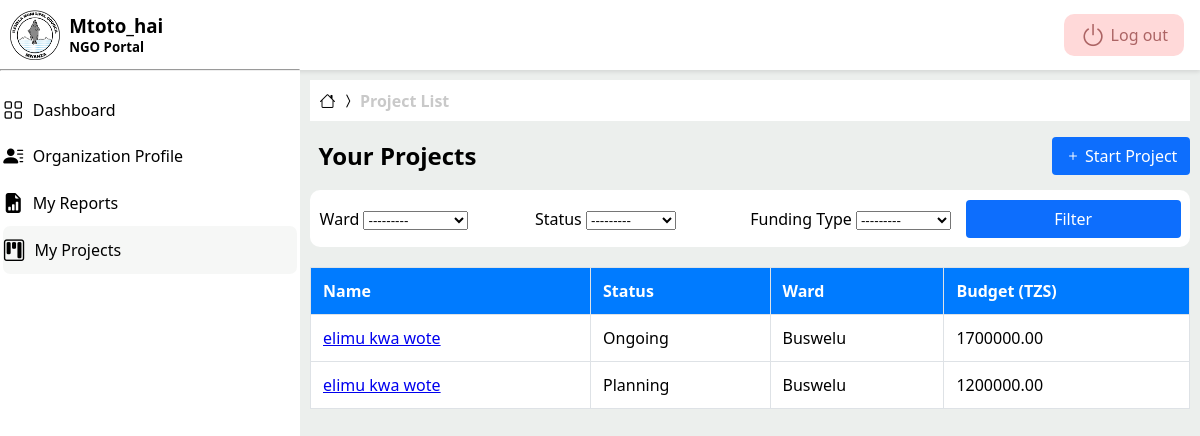
Before: /list/ (signed in) with the older database file.
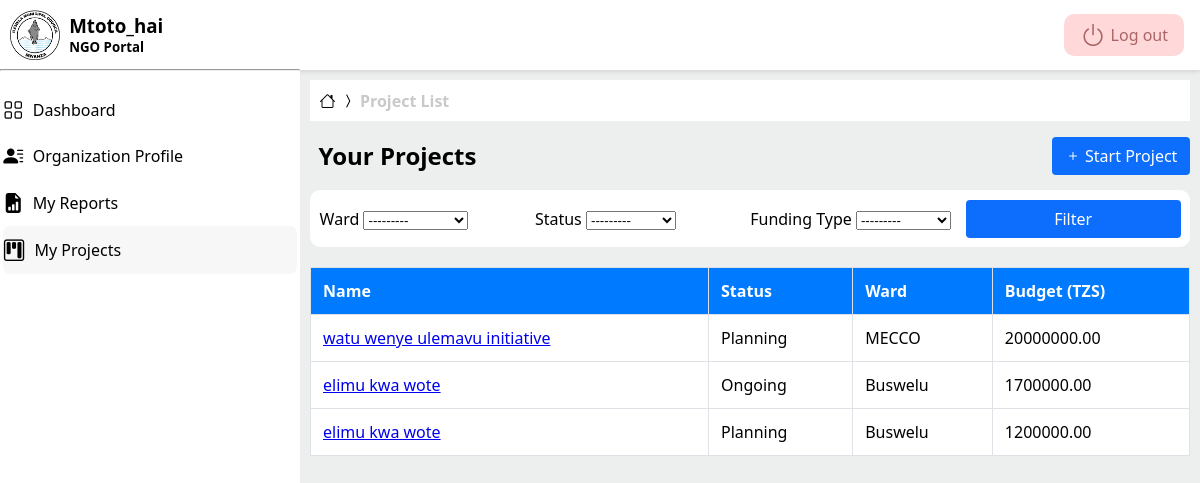
After: the same page with the newer database file.
### project/models.py (models this page shows, shortened)
class Project(models.Model):
	class Status(models.TextChoices):
		PLANNING = 'PLAN', _('Planning')
		ONGOING = 'ONGO', _('Ongoing')
		COMPLETED = 'COMP', _('Completed')
		SUSPENDED = 'SUSP', _('Suspended')
	class FundingType(models.TextChoices):
		GRANT = 'GRANT', _('Grant')  # Fixed typo (GRANT → GRANT)
		DONATION = 'DON', _('Donation')
		SELF_FUNDED = 'SELF', _('Self-Funded')
		PARTNERSHIP = 'PART', _('Partnership')
	class WardChoices(models.TextChoices):
		NYAKATO = 'NYAKATO', _('Nyakato')
		BUSWELU = 'BUSWELU', _('Buswelu')
		ILEMELA = 'ILEMELA', _('Ilemela')
		PASIANSI = 'PASIANSI', _('Pasiansi')
		BUGOBWA = 'BUGOBWA', _('Bugogwa')  # Fixed typo (Bugogwa → BUGOBWA)
		SANGABUYE = 'SANGABUYE', _('Sangabuye')
		MECCO = 'MECCO', _('MECCO')
		BUZURUGA = 'BUZURUGA', _('Buzuruga')
		NYASAKA = 'NYASAKA', _('Nyasaka')
		KAHAMA = 'KAHAMA', _('Kahama')
		KISEKE = 'KISEKE', _('Kiseke')
		KAYENZE = 'KAYENZE', _('Kayenze')
		SHIBULA = 'SHIBULA', _('Shibula')
		KAWEEKAMO = 'KAWEEKAMO', _('Kawekamo')
		KITANGIRI = 'KITANGIRI', _('Kitangiri')
		KIRUMBA = 'KIRUMBA', _('Kirumba')
		NYAMANORO = 'NYAMANORO', _('Nyamanoro')
		IBUNGILO = 'IBUNGILO', _('Ibungilo')
		NYAMHONGOLO = 'NYAMHONGOLO', _('Nyamhongolo')
	name = models.CharField(_("Project Name"), max_length=255)
	description = models.TextField(_("Project Description"))
	organization = models.ForeignKey(
		settings.AUTH_USER_MODEL,
		related_name='projects',
		on_delete=models.CASCADE
	)
	start_date = models.DateField(_("Start Date"))
	end_date = models.DateField(_("End Date"), blank=True, null=True)
	status = models.CharField(
		_("Project Status"),
		max_length=4,
		choices=Status.choices,
		default=Status.PLANNING
	)
	funding_type = models.CharField(
		_("Funding Type"),
		max_length=5,
		choices=FundingType.choices,
		default=FundingType.GRANT
	)
	budget = models.DecimalField(
		_("Project Budget (TZS)"),
		max_digits=14,
		decimal_places=2,
		blank=True,
		null=True
	)
	men = models.IntegerField(_("Men Beneficiaries"), default=0)
	women = models.IntegerField(_("Women Beneficiaries"), default=0)
	youth = models.IntegerField(_("Youth Beneficiaries"), default=0)
	district = models.CharField(
		_("District"),
		max_length=20,
		default="Ilemela",
		editable=False  # Prevents editing in admin/forms
	)
	ward = models.CharField(
		_("Ward"),
		max_length=20,
		choices=WardChoices.choices
	)
	street = models.CharField(_("Street"), max_length=100)
	created_at = models.DateTimeField(auto_now_add=True)
	updated_at = models.DateTimeField(auto_now=True)
	class Meta:
		verbose_name = _("Project")
		verbose_name_plural = _("Projects")
		ordering = ['-created_at']
		indexes = [
			models.Index(fields=['status']),
			models.Index(fields=['organization']),
		]

### project/views.py (the view)
# urls.py: path('list/', views.project_list, name='project_list'),
@login_required
def project_list(request):
	if request.user.is_staff:
		projects = Project.objects.all()
	else:
		projects = Project.objects.filter(organization=request.user)
	project_filter = ProjectFilter(
		request.GET,
		queryset=projects,
		user=request.user  # Pass user to filter to handle organization field
	)
	return render(request, 'project/list.html', {
		'filter': project_filter,
		'is_admin': request.user.is_staff,
		'section':'project',
	})

### project/templates/project/list.html (shortened to what this page needs)
{% extends "user_account/base.html" %}
{% load i18n %}
{% block content %}
<section class="project-list">
  <div class="breadcrumb">
    <a href="{% url 'user_account:dashboard' %}" class="bread-item">
      <i class="bi bi-house"></i>
    </a>
    <i class="bi bi-chevron-compact-right"></i>
    <a href="{% url 'project:project_list' %}" class="bread-item active-link">
      <b>Project List</b>
    </a>
  </div>
  <div class="header">
    <h2>
      {% if is_admin %}
        {% trans "All Projects" %}
      {% else %}
        {% trans "Your Projects" %}
      {% endif %}
    </h2>
    <a href="{% url 'project:project_create' %}" class="btn btn-brand">
      <i class="bi bi-plus"></i>
      Start Project
    </a>
  </div>
   <div class="project-filter">
    <form method="get" class="filter-form">
      {% if is_admin %}
        <div class="row">
          <div class="col-md-3">{{ filter.form.organization }}</div>
          <div class="col-md-3">{{ filter.form.ward }}</div>
          <div class="col-md-3">{{ filter.form.status }}</div>
          <div class="col-md-3">{{ filter.form.funding_type }}</div>
        </div>
      {% else %}
        <div class="filter-group">
          <label for="ward">Ward</label>
          {{ filter.form.ward }}
        </div>
        <div class="filter-group">
          <label for="ward">Status</label>
          {{ filter.form.status }}
        </div>
        <div class="filter-group">
          <label for="ward">Funding Type</label>
          {{ filter.form.funding_type }}
        </div>
      {% endif %}
      <button type="submit" class="btn btn-brand">{% trans "Filter" %}</button>
    </form>
   </div>
  <table class="default-table">
    <thead>
      <tr>
        <th>{% trans "Name" %}</th>
        <th>{% trans "Status" %}</th>
        <th>{% trans "Ward" %}</th>
        <th>{% trans "Budget (TZS)" %}</th>
      </tr>
    </thead>
    <tbody>
      {% for project in filter.qs %}
        <tr>
          <td><a href="{% url 'project:project_details' pk=project.pk %}">{{ project.name }}</a></td>
          <td>{{ project.get_status_display }}</td>
          <td>{{ project.get_ward_display }}</td>
          <td>{{ project.budget|default:"-" }}</td>
        </tr>
      {% empty %}
        <tr><td colspan="5">{% trans "No projects found." %}</td></tr>
      {% endfor %}
    </tbody>
  </table>
</section>
{% endblock %}

Changed rows visible on the page:
added Project: name "watu wenye ulemavu initiative", status "Planning", ward "MECCO", budget "20000000.00"
